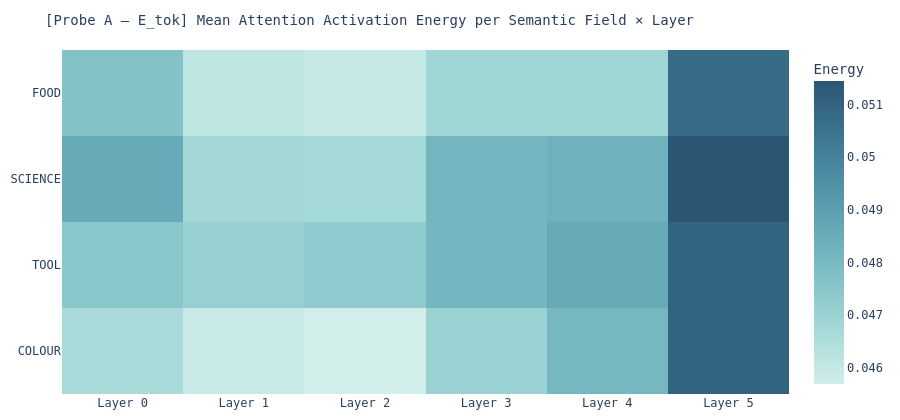

Notebook source saved alongside this figure:
### Markdown cell above
### 3.1 — Probe A: Visualise mean activation energy per semantic field and layer

### Code cell
# ── §3.1 Probe A: Mean activation energy heatmap (E_tok basis) ────────────────
# Uses act_matrix_etok (raw token directions, no self-consistency bias).
# Compare with §3.1 Probe B to see how much the transformer reshapes the energy
# landscape beyond what the raw token geometry already encodes.

layer_means_etok = np.zeros((len(SEMANTIC_FIELDS), n_layers))

for f_idx, field in enumerate(SEMANTIC_FIELDS.keys()):
    mask = labels == field
    for l_idx in range(n_layers):
        role_cols = [f"L{l_idx}_{r}" for r in ROLES_ATT]
        layer_means_etok[f_idx, l_idx] = df_act_etok.loc[mask, role_cols].values.mean()

fig_a1 = px.imshow(
    layer_means_etok,
    x=[f"Layer {i}" for i in range(n_layers)],
    y=tuple(SEMANTIC_FIELDS.keys()),
    color_continuous_scale="Teal",
    aspect="auto",
    title="[Probe A — E_tok] Mean Attention Activation Energy per Semantic Field × Layer",
    labels={"color": "Energy"},
)
fig_a1.update_layout(
    font_family="monospace",
    title_font_size=14,
    margin=dict(l=10, r=10, t=50, b=10),
    height=420,
)
fig_a1.write_image(OUTPUT_DIR / "fig_01a_activation_heatmap_etok.png", scale=2)
fig_a1.show()
print("Saved fig_01a_activation_heatmap_etok.png")

### Figure 1 — Plotly figure (JSON) as saved in the notebook; plotly's stock layout.template omitted (floating-point values rounded to 4 significant figures)
{"data": [{"coloraxis": "coloraxis", "hovertemplate": "x: %{x}<br>y: %{y}<br>Energy: %{z}<extra></extra>", "name": "0", "type": "heatmap", "x": ["Layer 0", "Layer 1", "Layer 2", "Layer 3", "Layer 4", "Layer 5"], "xaxis": "x", "y": ["FOOD", "SCIENCE", "TOOL", "COLOUR"], "yaxis": "y", "z": [[0.04766, 0.04616, 0.04599, 0.04684, 0.04686, 0.05074], [0.04858, 0.04677, 0.04672, 0.04816, 0.04834, 0.05145], [0.0475, 0.0471, 0.04732, 0.04813, 0.04864, 0.05102], [0.04668, 0.0459, 0.04569, 0.04703, 0.04811, 0.05102]]}], "layout": {"coloraxis": {"colorbar": {"title": {"text": "Energy"}}, "colorscale": [[0, "rgb(209, 238, 234)"], [0.1667, "rgb(168, 219, 217)"], [0.3333, "rgb(133, 196, 201)"], [0.5, "rgb(104, 171, 184)"], [0.6667, "rgb(79, 144, 166)"], [0.8333, "rgb(59, 115, 143)"], [1, "rgb(42, 86, 116)"]]}, "font": {"family": "monospace"}, "height": 420, "margin": {"b": 10, "l": 10, "r": 10, "t": 50}, "title": {"font": {"size": 14}, "text": "[Probe A — E_tok] Mean Attention Activation Energy per Semantic Field × Layer"}, "xaxis": {"anchor": "y", "domain": [0, 1]}, "yaxis": {"anchor": "x", "autorange": "reversed", "domain": [0, 1]}}}
